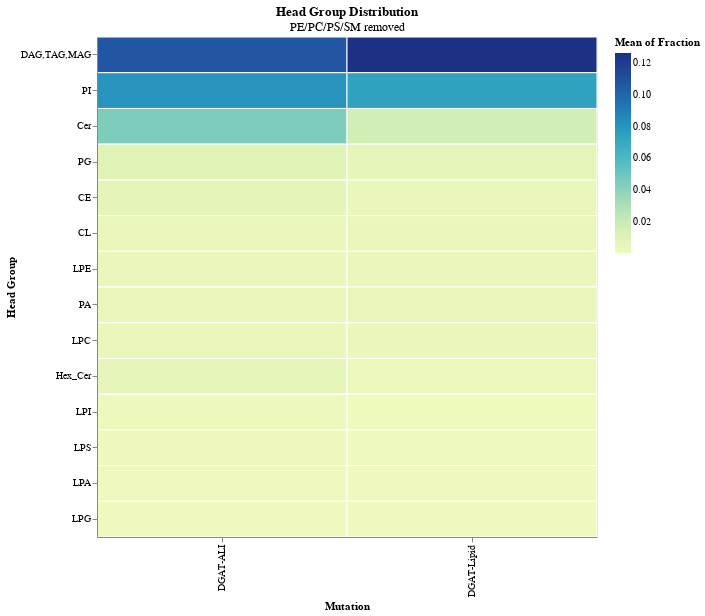

The code cell stored with this chart in its notebook:
### Code cell
hm = alt.Chart(h_dropped).mark_rect(stroke='white').encode(
    x='Mutation:N',
    y=alt.Y('Head Group:N', sort=alt.EncodingSortField(field='Fraction', order='descending')),
    color='mean(Fraction):Q',
    tooltip=['Mutation', 'Head Group', 'mean(Fraction)']
).properties(
    title = {'text': "Head Group Distribution", "subtitle":"PE/PC/PS/SM removed"},
    width=500,
    height=500
)
hm.save('graphs/dgat_lipid_ali/head_group/Heatmap_NoPEPCPSSM.png', ppi=300)
hm

### Figure 1 — Vega-Lite specification as saved in the notebook (floating-point values rounded to 4 significant figures)
{"config": {"view": {"continuousWidth": 300, "continuousHeight": 300}}, "data": {"name": "data-b9226f27359437a85e6a5ccf194eeea4"}, "mark": {"type": "rect", "stroke": "white"}, "encoding": {"color": {"aggregate": "mean", "field": "Fraction", "type": "quantitative"}, "tooltip": [{"field": "Mutation", "type": "nominal"}, {"field": "Head Group", "type": "nominal"}, {"aggregate": "mean", "field": "Fraction", "type": "quantitative"}], "x": {"field": "Mutation", "type": "nominal"}, "y": {"field": "Head Group", "sort": {"field": "Fraction", "order": "descending"}, "type": "nominal"}}, "height": 500, "title": {"text": "Head Group Distribution", "subtitle": "PE/PC/PS/SM removed"}, "width": 500, "$schema": "https://vega.github.io/schema/vega-lite/v5.17.0.json", "datasets": {"data-b9226f27359437a85e6a5ccf194eeea4": [{"Mutation": "DGAT-ALI", "Head Group": "CE", "Fraction": 0.006607}, {"Mutation": "DGAT-Lipid", "Head Group": "CE", "Fraction": 0.003755}, {"Mutation": "DGAT-ALI", "Head Group": "CL", "Fraction": 0.003702}, {"Mutation": "DGAT-Lipid", "Head Group": "CL", "Fraction": 0.003879}, {"Mutation": "DGAT-ALI", "Head Group": "Cer", "Fraction": 0.0448}, {"Mutation": "DGAT-Lipid", "Head Group": "Cer", "Fraction": 0.01607}, {"Mutation": "DGAT-ALI", "Head Group": "DAG,TAG,MAG", "Fraction": 0.1071}, {"Mutation": "DGAT-Lipid", "Head Group": "DAG,TAG,MAG", "Fraction": 0.1264}, {"Mutation": "DGAT-ALI", "Head Group": "Hex_Cer", "Fraction": 0.005792}, {"Mutation": "DGAT-Lipid", "Head Group": "Hex_Cer", "Fraction": 0.002177}, {"Mutation": "DGAT-ALI", "Head Group": "LPA", "Fraction": 0.0001651}, {"Mutation": "DGAT-Lipid", "Head Group": "LPA", "Fraction": 0.0001551}, {"Mutation": "DGAT-ALI", "Head Group": "LPC", "Fraction": 0.003737}, {"Mutation": "DGAT-Lipid", "Head Group": "LPC", "Fraction": 0.003249}, {"Mutation": "DGAT-ALI", "Head Group": "LPE", "Fraction": 0.00359}, {"Mutation": "DGAT-Lipid", "Head Group": "LPE", "Fraction": 0.003339}, {"Mutation": "DGAT-ALI", "Head Group": "LPG", "Fraction": 0.000331}, {"Mutation": "DGAT-Lipid", "Head Group": "LPG", "Fraction": 0.0001081}, {"Mutation": "DGAT-ALI", "Head Group": "LPI", "Fraction": 0.001268}, {"Mutation": "DGAT-Lipid", "Head Group": "LPI", "Fraction": 0.0008556}, {"Mutation": "DGAT-ALI", "Head Group": "LPS", "Fraction": 0.000991}, {"Mutation": "DGAT-Lipid", "Head Group": "LPS", "Fraction": 0.0005546}, {"Mutation": "DGAT-ALI", "Head Group": "PA", "Fraction": 0.003305}, {"Mutation": "DGAT-Lipid", "Head Group": "PA", "Fraction": 0.004359}, {"Mutation": "DGAT-ALI", "Head Group": "PG", "Fraction": 0.009916}, {"Mutation": "DGAT-Lipid", "Head Group": "PG", "Fraction": 0.005662}, {"Mutation": "DGAT-ALI", "Head Group": "PI", "Fraction": 0.08024}, {"Mutation": "DGAT-Lipid", "Head Group": "PI", "Fraction": 0.07382}]}}
